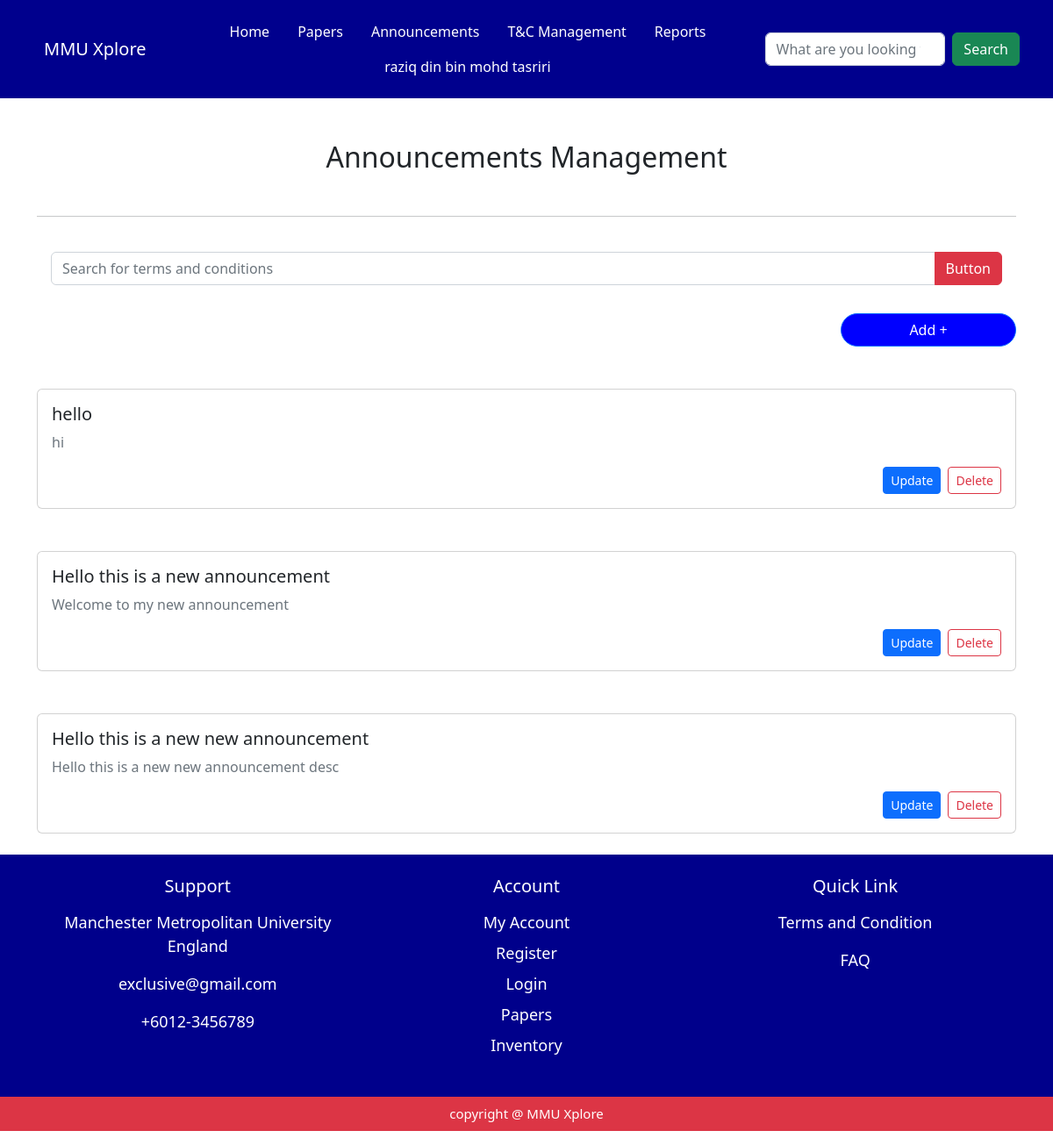
/adminguy/announcement_page/ (signed in), run on an earlier commit of the app's database.
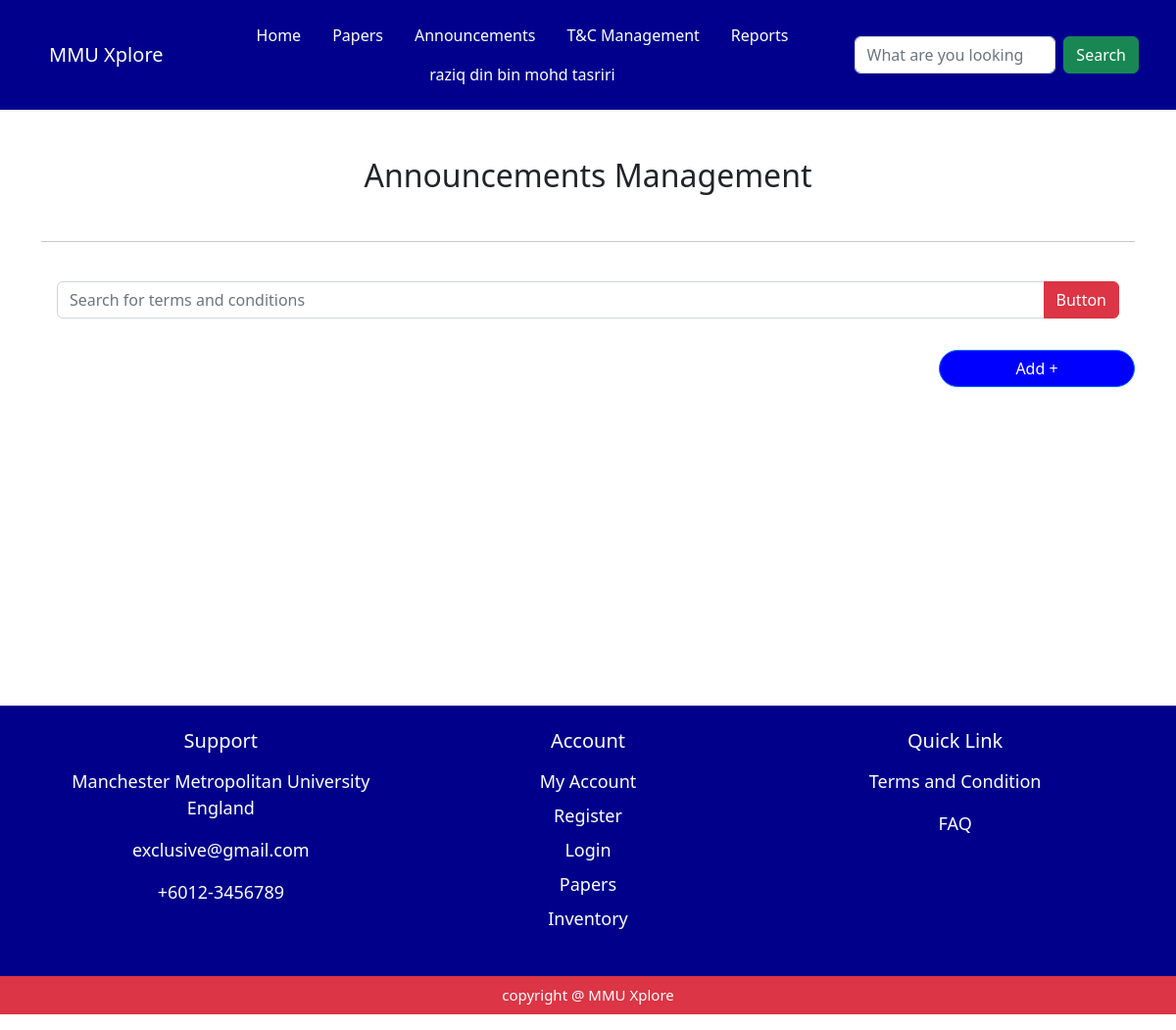
And on a later commit of the database.
### myapp/models.py (models this page shows, shortened)
class Announcements(models.Model):
     announcement_id = models.AutoField(primary_key=True)
     announcement_title = models.CharField(max_length=200)
     announcement_desc = models.TextField()
     attachment = models.FileField(upload_to='announcements_folder/', blank=True, null=True)
     date_posted = models.DateTimeField(auto_now_add=True)

### myapp/views.py (the view, shortened to what this page needs)
# urls.py: path('adminguy/announcement_page/', views.announcement_page, name='announcement_page' ),
@admin_required
def announcement_page(request):
    user_name = request.session.get('user_name', 'Guest')
    announcement_list = Announcements.objects.all()
    return render(request , 'adminguy/announcement_page.html', {'user_name': user_name , 'announcement_list': announcement_list} )

### myapp/views.py (called while the page is built)
def admin_required(view_func):
    @wraps(view_func)
    def _wrapped_view(request, *args, **kwargs):
        user_name = request.session.get('user_name')
        try:
            admin = Admin.objects.get(user_name=user_name)
            return view_func(request, *args, **kwargs)
        except Admin.DoesNotExist:
            messages.error(request, "You must be an admin to access this page.")
            return redirect('signin')
    return _wrapped_view

### myapp/templates/adminguy/announcement_page.html (shortened to what this page needs)
<!DOCTYPE html>
<html lang="en">
<head>
    <link href="https://cdn.jsdelivr.net/npm/bootstrap@5.2.3/dist/css/bootstrap.min.css" rel="stylesheet">
</head>
<body>
{% include 'components/admin_navbar.html' %}
<section id="announcement_page" style="min-height: 70vh;">
    <div class="container">
    <h2 class="mt-5 mb-5 text-center">Announcements Management</h2>
    <hr class="my-4">
    <div class="input-group mb-3 p-3">
  <input type="text" class="form-control" placeholder="Search for terms and conditions" aria-label="Recipient's username" aria-describedby="button-addon2">
  <button class="btn btn-danger" type="button" id="button-addon2">Button</button>
</div>
<div class="d-flex justify-content-end">
    <button class="btn btn-primary "  data-bs-toggle="modal" data-bs-target="#exampleModal" style="border-radius: 20px; background-color: blue; width: 200px;">Add +</button>
</div>
{% for announcement in announcement_list %}
<div class="card mt-5 mb-4 overflow-hidden"> <div class="row g-0 align-items-center">
    <div class="{% if announcement.attachment %}col-md-8{% else %}col-12{% endif %}">
      <div class="card-body">
        <h5 class="card-title">{{ announcement.announcement_title }}</h5>
        <p class="card-text text-muted">{{ announcement.announcement_desc }}</p>
        <div class="d-flex justify-content-end mt-3">
          <button class="btn btn-primary btn-sm me-2" type="button" data-bs-toggle="modal" data-bs-target="#updateModal-{{ announcement.announcement_id }}">
            Update
          </button>
          <form action="{% url 'delete_announcement' announcement.announcement_id %}" method="post">
            <button class="btn btn-outline-danger btn-sm" type="submit">Delete</button>
          </form>
        </div>
      </div>
    </div>
  </div>
</div>
{% endfor %}
</section>
 {% include 'components/footer.html' %}
</body>
</html>

What changed in the data, as far as the page shows it:
removed Announcements: announcement_title "hello", announcement_desc "hi"
removed Announcements: announcement_title "Hello this is a new announcement", announcement_desc "Welcome to my new announcement"
removed Announcements: announcement_title "Hello this is a new new announcement", announcement_desc "Hello this is a new new announcement desc"
